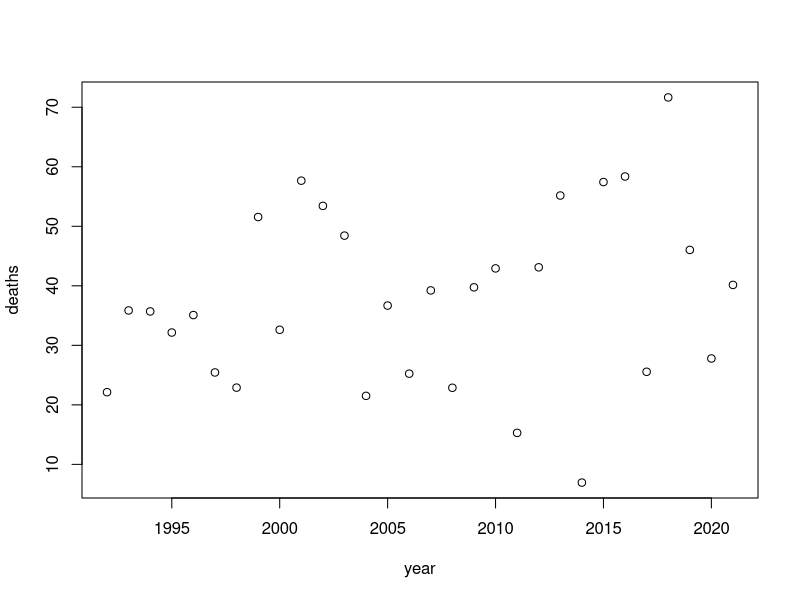
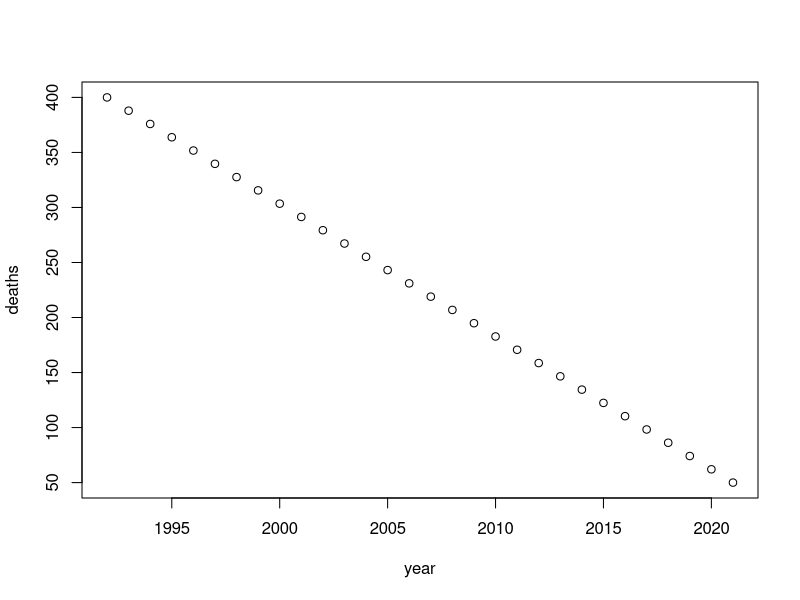
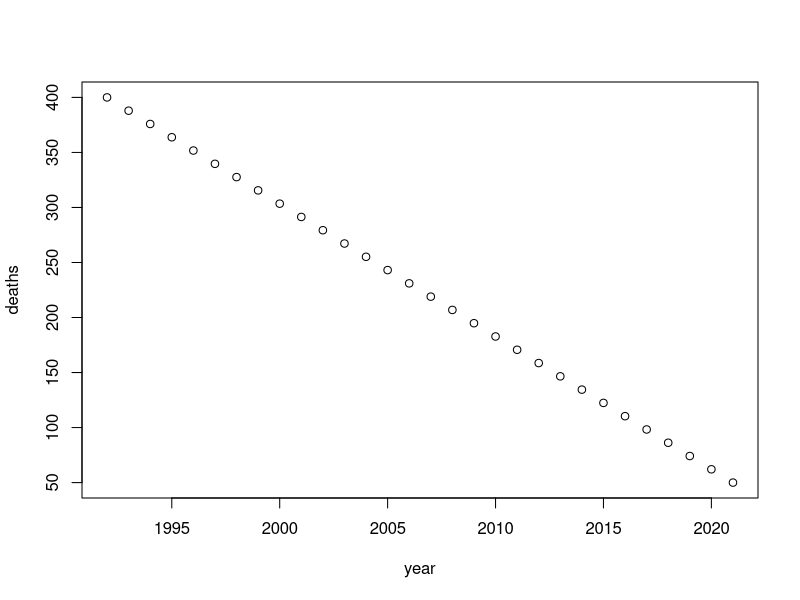
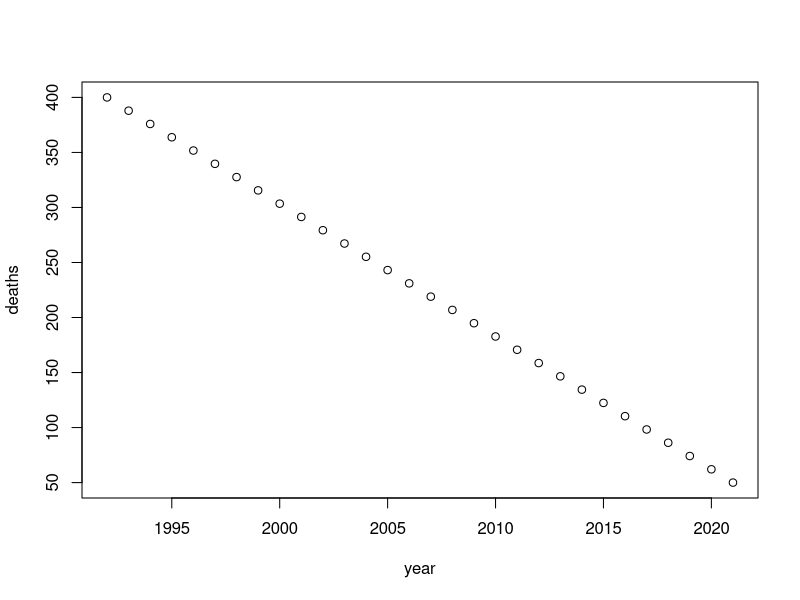
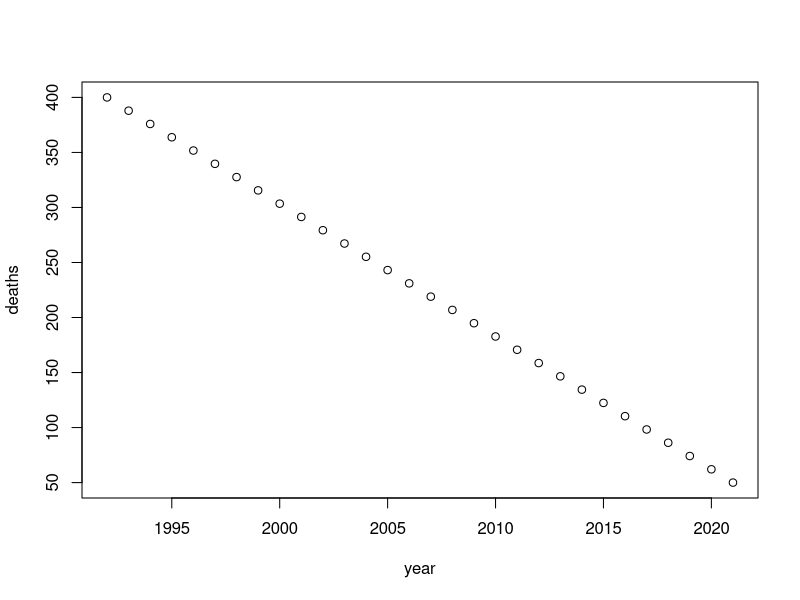
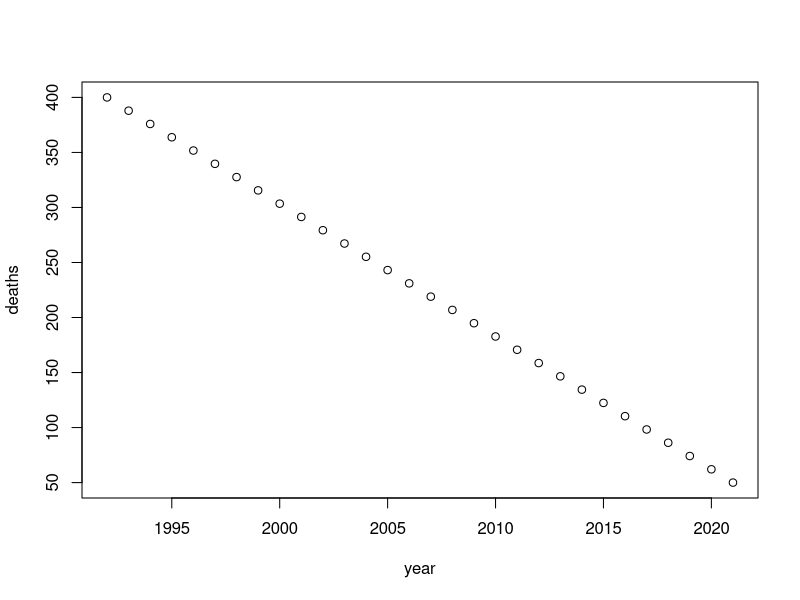
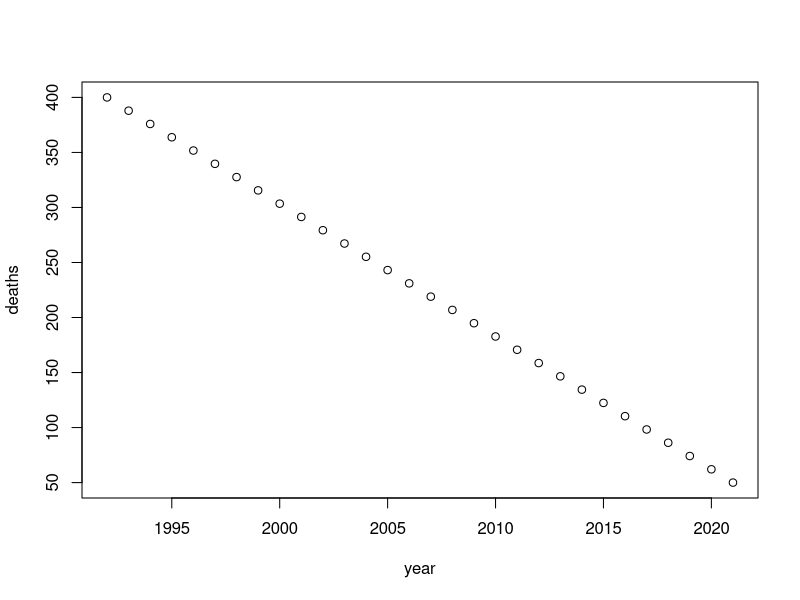
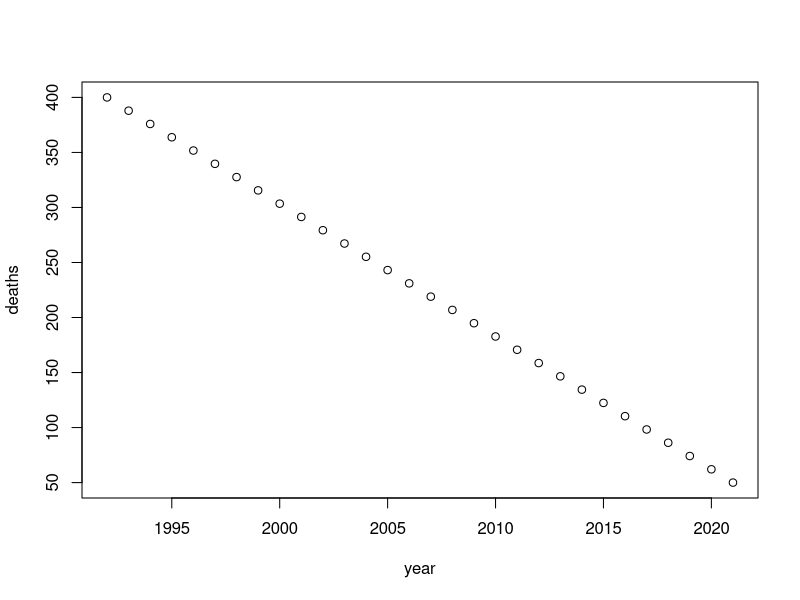

The R source for these figures, in order:
## ---- chunk 1
knitr::opts_chunk$set(echo = TRUE)
## ---- chunk 2
# establish explanatory variable: years before and after the introduction of the HPV vaccine
year <- 1992:2021

# establish response variable: number of cervical cancer deaths
deaths <- rnorm(30, mean=39, sd=15)
## ---- chunk 3
data_frame <- data.frame(year, deaths)
str(data_frame)
## ---- chunk 4
# fitting a linear model
model <- lm(deaths~year)
summary(model)

# visualize dataset 
plot(year, deaths)
## ---- chunk 5
year <- 1992:2021

# testing a large sample size 
total_deaths_large <- seq(from = 400, to = 50, length.out = 30)

for(i in 1:30) {
  large_sample_size <- data.frame(year = year, deaths = total_deaths_large)
  plot(large_sample_size[,1], large_sample_size[,2], xlab = "year", ylab = "deaths")
}

# testing a small sample size
total_deaths_small <- seq(from = 100, to = 10, length.out = 30)

for(i in 1:30) {
  small_sample_size <- data.frame(year = year, deaths = total_deaths_small)
  plot(small_sample_size[,1], small_sample_size[,2], xlab = "year", ylab = "deaths", ylim = c(0, 400))
}
## ---- chunk 6
year <- 1992:2021
total_deaths <- seq(from = 400, to = 50, length.out = 30)
noise_small <- rnorm(30, mean = 0, sd = 5)

# testing a strong effect size (minimal noise)
for(i in 1:30) {
  large_effect_size <- data.frame(year = year, deaths = total_deaths + noise_small)
  plot(large_effect_size[,1], large_effect_size[,2], xlab = "year", ylab = "deaths")
}

# testing a weak effect size (a lot of noise)
noise_large <- rnorm(30, mean = 0, sd= 50)
for(i in 1:30) {
  small_effect_size <- data.frame(year = year, deaths = total_deaths + noise_large)
  plot(small_effect_size[,1], small_effect_size[,2], xlab = "year", ylab = "deaths")
}

## ---- chunk 7
year <- 1992:2021
sample <- seq(from = 55, to = 12, length.out = 30)
noise <- rnorm(30, mean = 0, sd = 15)

results <- data.frame(year = year, deaths = rep(NA, 30))

for(i in 1:30) {
  results[,2] <-  sample + noise
  plot(results[,1], results[,2], xlab = "year", ylab = "deaths")
}

model <- lm(deaths~year, data=results)
summary(model)
